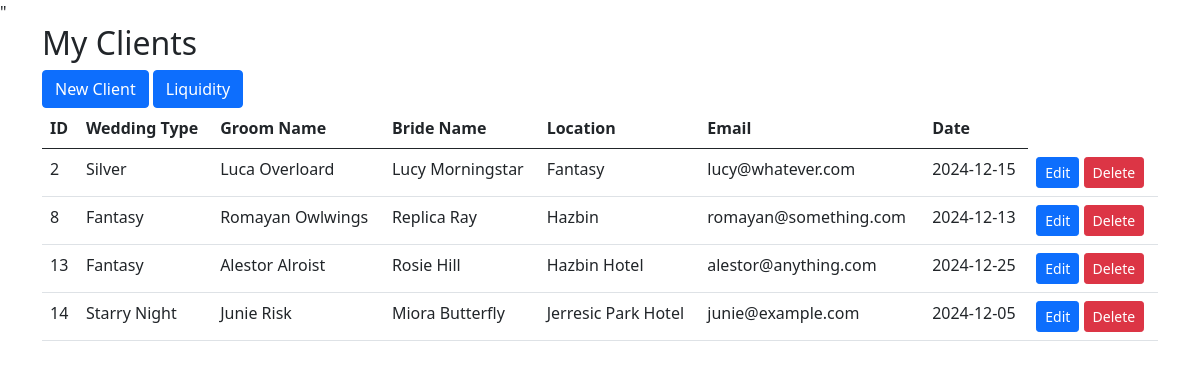
Page /Clients.php on the committed database.
### tables this page shows
CREATE TABLE `booking` (
  `booking_id` int(11) NOT NULL,
  `groom_name` varchar(120) DEFAULT NULL,
  `bride_name` varchar(120) DEFAULT NULL,
  `wedding_type` varchar(120) DEFAULT NULL,
  `email` varchar(120) DEFAULT NULL,
  `Date` date DEFAULT NULL,
  `location` varchar(120) DEFAULT NULL
);

### Clients.php (the view, shortened to what this page needs)
<!DOCTYPE html>
<html lang="en">
<head>
  <link rel="stylesheet" href="https://cdn.jsdelivr.net/npm/bootstrap@5.0.2/dist/css/bootstrap.min.css" rel="stylesheet">"
</head>
<body>
<div class="container my-S" id="table">
<h2> My Clients</h2>
<a class="btn btn-primary" href="/wms/new_client.php" role="button"> New Client</a>
<a class="btn btn-primary" href="/wms/liquidity.php" role="button"> Liquidity</a>
<br>
<table class="table">
<thead>
<tr>
<th>ID</th>
<th>Wedding Type</th>
<th>Groom Name</th>
<th>Bride Name</th>
<th>Location</th>
<th>Email</th>
<th>Date</th>
</tr>
</thead>
<tbody>
<?php
include("connection.php");
$sql="select * from booking";
$result=$conn->query($sql);
while($row=$result->fetch_assoc()){
	echo"
	<tr>
<td>$row[booking_id]</td>
<td> $row[wedding_type]</td>
<td> $row[groom_name]</td>
<td> $row[bride_name]</td>
<td> $row[location]</td>
<td> $row[email]</td>
<td> $row[Date]</td>
<td> <a class='btn btn-primary btn-sm' href='/wms/Client_edit.php?booking_id=$row[booking_id]' > Edit</a>
 <a class='btn btn-danger btn-sm' href='/wms/client_delete.php?id=$row[booking_id]'>Delete</a>
 </td>
</tr>
"
;
}
?>
</tbody>
</table>
</div>
</body>
</html>

### rows in the picture
booking: booking_id "2", wedding_type "Silver", groom_name "Luca Overloard", bride_name "Lucy Morningstar", location "Fantasy", email "lucy@whatever.com", Date "2024-12-15"
booking: booking_id "8", wedding_type "Fantasy", groom_name "Romayan Owlwings", bride_name "Replica Ray", location "Hazbin", email "romayan@something.com", Date "2024-12-13"
booking: booking_id "13", wedding_type "Fantasy", groom_name "Alestor Alroist", bride_name "Rosie Hill", location "Hazbin Hotel", email "alestor@anything.com", Date "2024-12-25"
booking: booking_id "14", wedding_type "Starry Night", groom_name "Junie Risk", bride_name "Miora Butterfly", location "Jerresic Park Hotel", email "junie@example.com", Date "2024-12-05"
